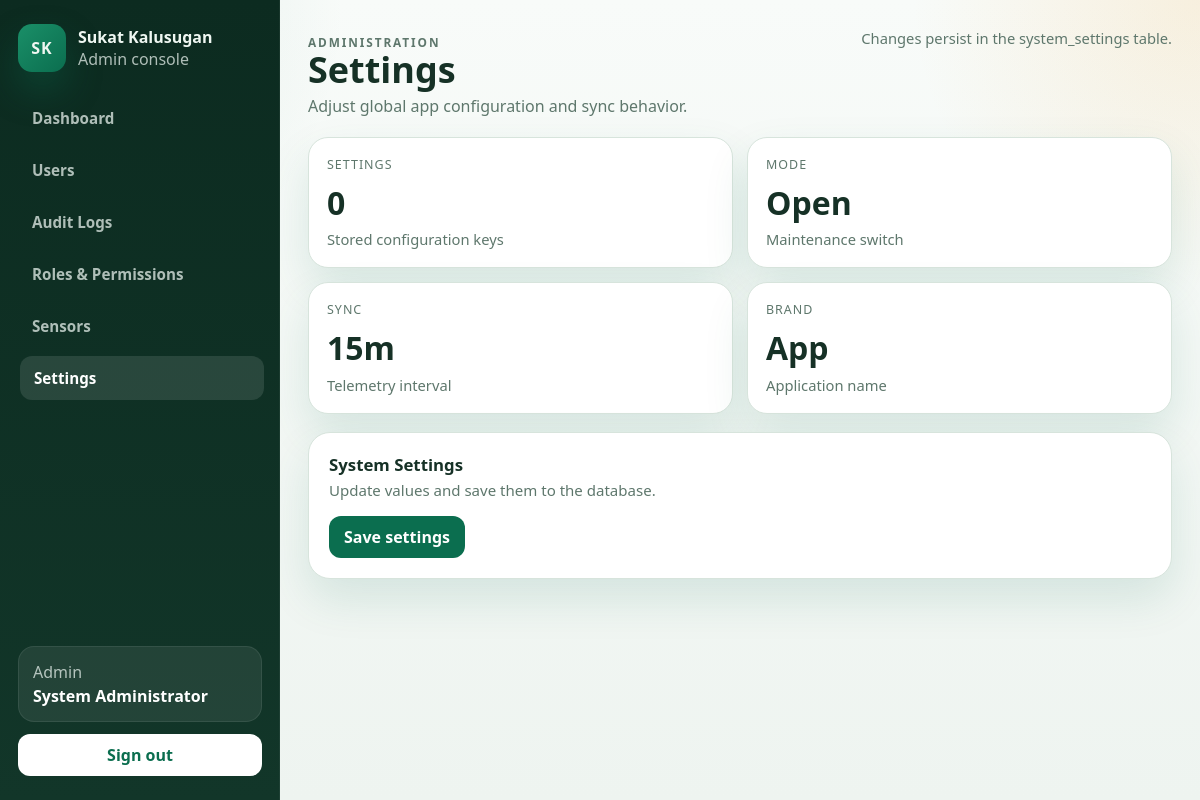
The app's page /admin/settings.php (signed in), older data.
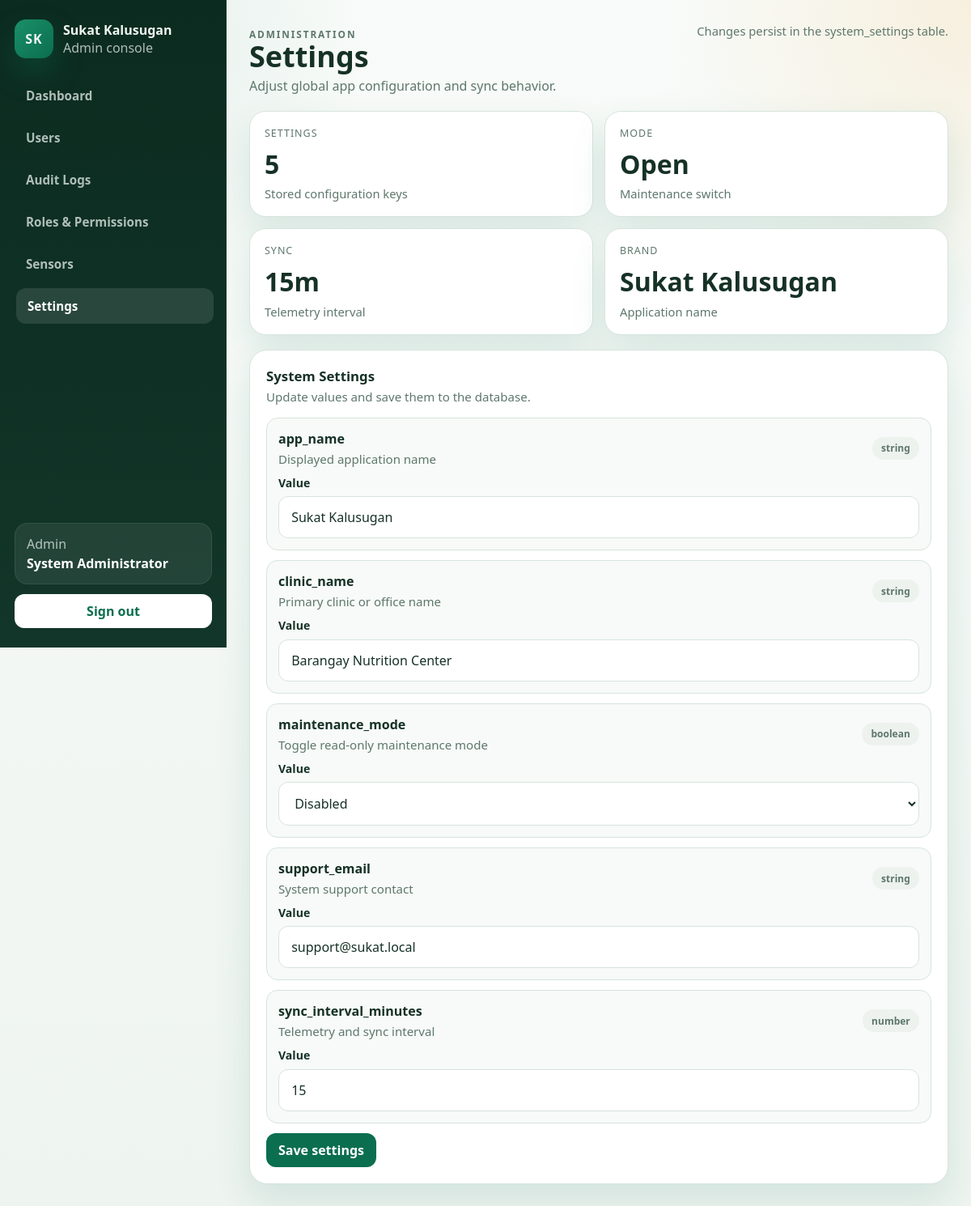
The same page, newer data.
### tables this page shows
CREATE TABLE system_settings (
    id              INT UNSIGNED AUTO_INCREMENT PRIMARY KEY,
    setting_key     VARCHAR(100) NOT NULL UNIQUE,
    setting_value   TEXT NOT NULL,
    value_type      ENUM('string','number','boolean','json') NOT NULL DEFAULT 'string',
    description     VARCHAR(255) NULL,
    updated_at      TIMESTAMP DEFAULT CURRENT_TIMESTAMP ON UPDATE CURRENT_TIMESTAMP
);

### public_html/includes/auth_middleware.php (called while the page is built, shortened)
<?php
function app_base_path(): string
{
    $scriptName = str_replace('\\', '/', (string)($_SERVER['SCRIPT_NAME'] ?? ''));
    $routeMarkers = ['/api/', '/admin/', '/nutritionist/', '/parent/', '/kiosk/', '/auth/'];
    foreach ($routeMarkers as $marker) {
        $position = strpos($scriptName, $marker);
        if ($position !== false) {
            return rtrim(substr($scriptName, 0, $position), '/');
        }
    }
    return rtrim(dirname($scriptName), '/');
}
function app_url(string $path = ''): string
{
    $basePath = app_base_path();
    $normalizedPath = '/' . ltrim($path, '/');
    if ($basePath === '' || $basePath === '/') {
        return $normalizedPath;
    }
    return $basePath . $normalizedPath;
}
function current_user(): ?array
{
    return $_SESSION['auth'];
}

### public_html/admin/settings.php (the view, shortened to what this page needs)
<?php
require_once __DIR__ . '/../includes/admin_helpers.php';
$settings = admin_fetch_all('SELECT setting_key, setting_value, value_type, description FROM system_settings ORDER BY setting_key ASC');
$settingMap = [];
foreach ($settings as $setting) {
    $settingMap[$setting['setting_key']] = $setting;
}
$actions = '<div class="admin-muted-block">Changes persist in the system_settings table.</div>';
admin_layout_start('Settings', 'Adjust global app configuration and sync behavior.', 'settings', $actions);
?>
<section class="admin-grid-cards">
    <article class="admin-card">
        <div class="admin-stat-label">Settings</div>
        <div class="admin-stat-value"><?php echo count($settings); ?></div>
        <div class="admin-stat-note">Stored configuration keys</div>
    </article>
    <article class="admin-card">
        <div class="admin-stat-label">Mode</div>
        <div class="admin-stat-value"><?php echo (($settingMap['maintenance_mode']['setting_value'] ?? '0') === '1') ? 'Locked' : 'Open'; ?></div>
        <div class="admin-stat-note">Maintenance switch</div>
    </article>
    <article class="admin-card">
        <div class="admin-stat-label">Sync</div>
        <div class="admin-stat-value"><?php echo admin_e((string)($settingMap['sync_interval_minutes']['setting_value'] ?? '15')); ?>m</div>
        <div class="admin-stat-note">Telemetry interval</div>
    </article>
    <article class="admin-card">
        <div class="admin-stat-label">Brand</div>
        <div class="admin-stat-value"><?php echo admin_e((string)($settingMap['app_name']['setting_value'] ?? 'App')); ?></div>
        <div class="admin-stat-note">Application name</div>
    </article>
</section>
<section class="admin-section">
    <div class="admin-section-head">
        <div>
            <h2 class="admin-section-title">System Settings</h2>
            <p class="admin-section-subtitle">Update values and save them to the database.</p>
        </div>
    </div>
    <form method="post" class="admin-list">
        <?php foreach ($settings as $setting): ?>
            <?php
            $isBoolean = $setting['value_type'] === 'boolean';
            $isNumber = $setting['value_type'] === 'number';
            ?>
            <div class="admin-check-card">
                <div class="admin-section-head" style="margin-bottom:10px;">
                    <div>
                        <h3 class="admin-section-title" style="font-size:1rem;"><?php echo admin_e($setting['setting_key']); ?></h3>
                        <p class="admin-section-subtitle"><?php echo admin_e($setting['description'] ?? ''); ?></p>
                    </div>
                    <span class="admin-pill is-muted"><?php echo admin_e($setting['value_type']); ?></span>
                </div>
                <label class="admin-field">
                    <span>Value</span>
                    <?php if ($isBoolean): ?>
                        <select name="setting[<?php echo admin_e($setting['setting_key']); ?>]">
                            <option value="0" <?php echo $setting['setting_value'] === '0' ? 'selected' : ''; ?>>Disabled</option>
                        </select>
                    <?php else: ?>
                        <input type="<?php echo $isNumber ? 'number' : 'text'; ?>" name="setting[<?php echo admin_e($setting['setting_key']); ?>]" value="<?php echo admin_e($setting['setting_value']); ?>">
                    <?php endif; ?>
                </label>
            </div>
        <?php endforeach; ?>
        <div>
            <button class="admin-btn" type="submit">Save settings</button>
        </div>
    </form>
</section>
<?php
admin_layout_end();

### public_html/includes/admin_helpers.php (shortened to what this page needs)
<?php
require_once __DIR__ . '/auth_middleware.php';
function admin_e(string $value): string
{
    return htmlspecialchars($value, ENT_QUOTES, 'UTF-8');
}
function admin_nav_items(): array
{
    return [
        ['key' => 'dashboard', 'label' => 'Dashboard', 'href' => app_url('/admin/dashboard.php')],
        ['key' => 'users', 'label' => 'Users', 'href' => app_url('/admin/users.php')],
        ['key' => 'audit_logs', 'label' => 'Audit Logs', 'href' => app_url('/admin/audit_logs.php')],
        ['key' => 'roles_permissions', 'label' => 'Roles & Permissions', 'href' => app_url('/admin/roles_permissions.php')],
        ['key' => 'sensors', 'label' => 'Sensors', 'href' => app_url('/admin/sensors.php')],
        ['key' => 'settings', 'label' => 'Settings', 'href' => app_url('/admin/settings.php')],
    ];
}
function admin_bind_params(mysqli_stmt $stmt, string $types, array &$params): void
{
    if ($types === '' || $params === []) {
        return;
    }
}
function admin_fetch_all(string $sql, string $types = '', array $params = []): array
{
    $conn = get_db_connection();
    $stmt = mysqli_prepare($conn, $sql);
    admin_bind_params($stmt, $types, $params);
    mysqli_stmt_execute($stmt);
    $result = mysqli_stmt_get_result($stmt);
    $rows = [];
    if ($result instanceof mysqli_result) {
        while ($row = mysqli_fetch_assoc($result)) {
            $rows[] = $row;
        }
    }
    return $rows;
}
function admin_layout_start(string $title, string $subtitle, string $activeSection, string $actionsHtml = ''): void
{
    $currentUser = current_user();
    $userName = $currentUser['name'] ?? 'Administrator';
    $userRole = $currentUser['role'] ?? 'admin';
    $navItems = admin_nav_items();
    $logoutUrl = app_url('/api/auth/logout.php');
    echo '<!doctype html>';
    echo '<html lang="en">';
    echo '<head>';
    echo '<link rel="stylesheet" href="' . admin_e(app_url('/assets/css/app.css')) . '">';
    echo '<link rel="stylesheet" href="' . admin_e(app_url('/assets/css/admin.css')) . '">';
    echo '</head>';
    echo '<body class="admin-page">';
    echo '<div class="admin-shell">';
    echo '<aside class="admin-sidebar" data-admin-sidebar>';
    echo '<div class="admin-brand">';
    echo '<div class="admin-brand-mark">SK</div>';
    echo '<div>';
    echo '<div class="admin-brand-name">Sukat Kalusugan</div>';
    echo '<div class="admin-brand-sub">Admin console</div>';
    echo '</div>';
    echo '</div>';
    echo '<nav class="admin-nav">';
    foreach ($navItems as $item) {
        $isActive = $item['key'] === $activeSection ? ' is-active' : '';
        echo '<a class="admin-nav-link' . $isActive . '" href="' . admin_e($item['href']) . '">' . admin_e($item['label']) . '</a>';
    }
    echo '</nav>';
    echo '<div class="admin-sidebar-footer">';
    echo '<div class="admin-session-card">';
    echo '<div class="admin-session-role">' . admin_e(ucfirst($userRole)) . '</div>';
    echo '<div class="admin-session-name">' . admin_e($userName) . '</div>';
    echo '</div>';
    echo '<a class="admin-logout" href="' . admin_e($logoutUrl) . '">Sign out</a>';
    echo '</div>';
    echo '</aside>';
    echo '<div class="admin-main">';
    echo '<header class="admin-topbar">';
    echo '<div class="admin-pagehead">';
    echo '<p class="admin-kicker">Administration</p>';
    echo '<h1>' . admin_e($title) . '</h1>';
    echo '<p>' . admin_e($subtitle) . '</p>';
    echo '</div>';
    echo '<div class="admin-topbar-actions">' . $actionsHtml . '</div>';
    echo '</header>';
    echo '<main class="admin-content">';
}
function admin_layout_end(): void
{
    echo '</main>';
    echo '</div>';
    echo '</div>';
    echo '</body>';
    echo '</html>';
}

### public_html/assets/css/app.css (style rules this page uses)
:root { --bg: #f4f7f5; --surface: #ffffff; --surface-alt: #edf7f1; --border: #d8e4dd; --text: #173126; --muted: #5f766c; --primary: #0b6e4f; --primary-strong: #07513a; --accent: #f2a93b; --error: #c93b3b; --shadow: 0 30px 80px rgba(11, 110, 79, 0.12); --radius-xl: 32px; --radius-lg: 22px; --radius-md: 14px; --radius-sm: 10px; --font-display: "Trebuchet MS", "Segoe UI", sans-serif; --font-body: "Segoe UI", "Helvetica Neue", Arial, sans-serif; }
* { box-sizing: border-box; }
html, body { margin: 0; min-height: 100%; }
body { font-family: var(--font-body); color: var(--text); background: radial-gradient( circle at top left, rgba(11, 110, 79, 0.16), transparent 34% ), radial-gradient( circle at right 20%, rgba(242, 169, 59, 0.16), transparent 28% ), linear-gradient(180deg, #f7faf8 0%, var(--bg) 100%); }
a { color: inherit; }
button, input, textarea, select { font: inherit; }

Row changes from the older to the newer data that the page shows:
added system_settings: setting_value "15", setting_key "sync_interval_minutes", description "Telemetry and sync interval", value_type "number"
added system_settings: setting_value "Sukat Kalusugan", setting_key "app_name", description "Displayed application name", value_type "string"
added system_settings: setting_key "clinic_name", description "Primary clinic or office name", value_type "string", setting_value "Barangay Nutrition Center"
added system_settings: setting_key "maintenance_mode", description "Toggle read-only maintenance mode", value_type "boolean", setting_value+setting_key "Disabled"
added system_settings: setting_key "support_email", description "System support contact", value_type "string", setting_value "support@sukat.local"
Text that changed along with them:
count($settings): "0" → "5"
admin_e((string)($settingMap['app_name']['setting_value'] ?? 'App')): "App" → (not shown)
text no longer shown: "15"
